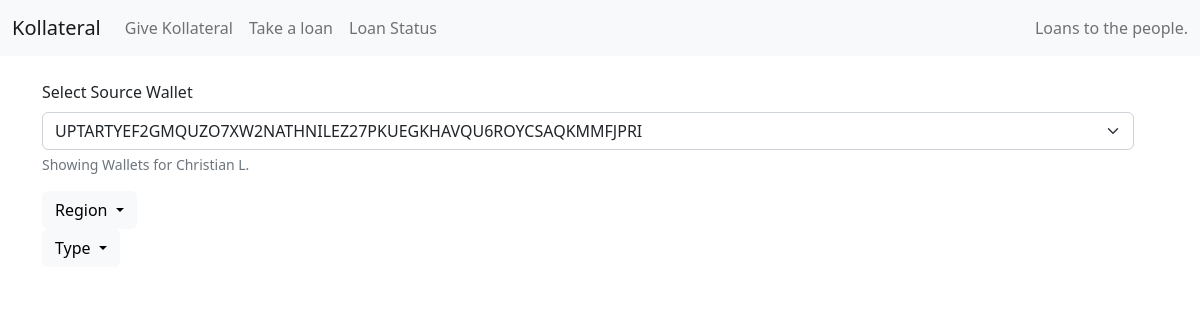
Page /give on the earlier database version.
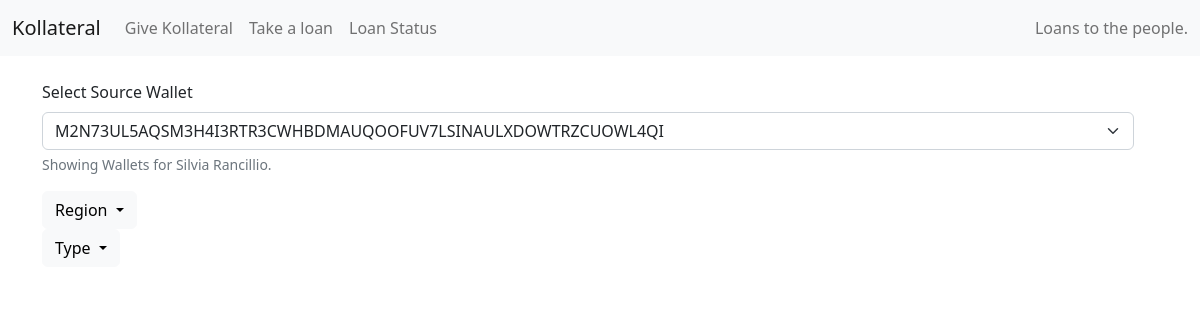
Same page on the later database version.
### tables this page shows
CREATE TABLE givers
(
	public_key text not null
		constraint givers_pk
			primary key,
	private_key text not null,
	Name TEXT not null
);

### app.py (the view)
@app.route('/give')
def show_loan_giving():
    loans = db_handler.get_open_loans()
    givers = db_handler.get_giver_accounts()
    template = env.get_template("give_collateral.html")
    return template.render(loans=loans, givers=givers)

### db_handler.py (called while the page is built)
def get_open_loans():
    conn = sqlite3.connect('loans.sqlite')
    open_loans = pd.read_sql_query("SELECT * from loans where status='OPEN'", conn)
    return open_loans.to_dict(orient="records")

def get_giver_accounts():
    conn = sqlite3.connect('loans.sqlite')
    open_loans = pd.read_sql_query("SELECT * from givers", conn)
    return open_loans.to_dict(orient="records")

### templates/give_collateral.html (shortened to what this page needs)
<!DOCTYPE html>
<html>
<head>
    {% include 'components/head.html' %}
</head>
<body>
{% include 'components/navbar.html' %}
<div class="container">
    <div class="row">
        <div class="row">
            <form>
                <div class="mb-3">
                    <label for="inputWallet" class="form-label">Select Source Wallet</label>
                    <select id="inputWallet" class="form-select" name="inputWallet" aria-describedby="walletHelp">
                        {% for account in givers %}
                            <option>{% print(account['public_key']) %}</option>
                        {% endfor %}
                    </select>
                    <div id="walletHelp" class="form-text">Showing Wallets for {% print(givers[0]['Name']) %}
                    </div>
                </div>
            </form>
        </div>
        <div class="dropdown">
            <button class="btn btn-light dropdown-toggle" type="button" data-bs-toggle="dropdown" aria-expanded="false">
                Region
            </button>
        </div>
        <div class="dropdown">
            <button class="btn btn-light dropdown-toggle" type="button" data-bs-toggle="dropdown" aria-expanded="false">
                Type
            </button>
        </div>
    </div>
</div>
</body>
</html>

### templates/components/head.html (shortened to what this page needs)
<link href="https://cdn.jsdelivr.net/npm/bootstrap@5.2.2/dist/css/bootstrap.min.css" rel="stylesheet"
>

### templates/components/navbar.html (shortened to what this page needs)
<nav class="navbar navbar-expand-lg bg-light">
    <div class="container-fluid">
        <a class="navbar-brand" href="#">Kollateral</a>
        <div class="collapse navbar-collapse" id="navbarSupportedContent">
            <ul class="navbar-nav me-auto mb-2 mb-lg-0">
                <li class="nav-item">
                    <a class="nav-link" aria-current="page" href="give">Give Kollateral</a>
                </li>
                <li class="nav-item">
                    <a class="nav-link" href="take">Take a loan</a>
                </li>
                <li class="nav-item">
                    <a class="nav-link" href="status">Loan Status</a>
                </li>
            </ul>
            <span class="navbar-text">
        Loans to the people.
      </span>
        </div>
    </div>
</nav>
<br>

Differences in the rows shown:
removed givers: Name "Christian L."
added givers: Name "Silvia Rancillio."
Other differences:
form field inputWallet: "UPTARTYEF2GMQUZO7XW2NATHNILEZ27PKUEGKHAVQU6ROYCSAQKMMFJPRI" → "M2N73UL5AQSM3H4I3RTR3CWHBDMAUQOOFUV7LSINAULXDOWTRZCUOWL4QI"
